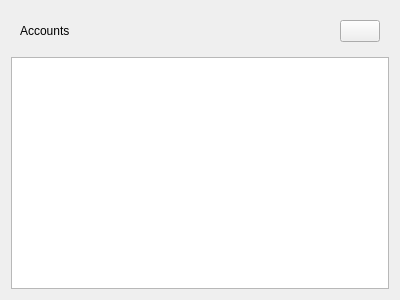
<?xml version="1.0" encoding="UTF-8"?>
<ui version="4.0">
 <class>Form</class>
 <widget class="QWidget" name="Form">
  <property name="geometry">
   <rect>
    <x>0</x>
    <y>0</y>
    <width>400</width>
    <height>300</height>
   </rect>
  </property>
  <property name="minimumSize">
   <size>
    <width>400</width>
    <height>300</height>
   </size>
  </property>
  <property name="windowTitle">
   <string>Login</string>
  </property>
  <layout class="QVBoxLayout" name="verticalLayout">
   <item>
    <widget class="QWidget" name="widget" native="true">
     <property name="minimumSize">
      <size>
       <width>0</width>
       <height>30</height>
      </size>
     </property>
     <layout class="QGridLayout" name="gridLayout">
      <item row="0" column="0">
       <widget class="QLabel" name="label">
        <property name="sizePolicy">
         <sizepolicy hsizetype="Expanding" vsizetype="Preferred">
          <horstretch>0</horstretch>
          <verstretch>0</verstretch>
         </sizepolicy>
        </property>
        <property name="text">
         <string>Accounts</string>
        </property>
       </widget>
      </item>
      <item row="0" column="1">
       <widget class="QPushButton" name="addAcc">
        <property name="sizePolicy">
         <sizepolicy hsizetype="Preferred" vsizetype="Minimum">
          <horstretch>0</horstretch>
          <verstretch>0</verstretch>
         </sizepolicy>
        </property>
        <property name="maximumSize">
         <size>
          <width>16777206</width>
          <height>16777215</height>
         </size>
        </property>
        <property name="text">
         <string/>
        </property>
        <property name="icon">
         <iconset theme="add">
          <normaloff>.</normaloff>.</iconset>
        </property>
       </widget>
      </item>
     </layout>
    </widget>
   </item>
   <item>
    <widget class="QListWidget" name="accView"/>
   </item>
  </layout>
 </widget>
 <resources/>
 <connections/>
</ui>
